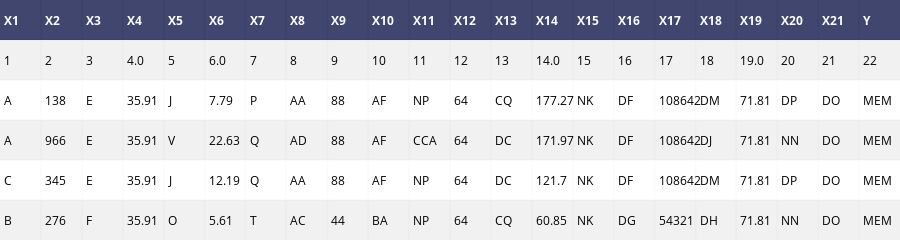

The cell this chart's notebook holds for it:
### Code cell
#Plot CSV
df = pd.read_csv(output_path)

sample_data_table = FF.create_table(df.head())
py.iplot(sample_data_table, filename='sample-data-table')

trace1 = go.Scatter(
                    x=df['x'], y=df['logx'], # Data
                    mode='lines', name='logx' # Additional options
                   )
trace2 = go.Scatter(x=df['x'], y=df['sinx'], mode='lines', name='sinx' )
trace3 = go.Scatter(x=df['x'], y=df['cosx'], mode='lines', name='cosx')

layout = go.Layout(title='Simple Plot from csv data',
                   plot_bgcolor='rgb(230, 230,230)')

fig = go.Figure(data=[trace1, trace2, trace3], layout=layout)

# Plot data in the notebook
py.iplot(fig, filename='simple-plot-from-csv')

### Figure 1 — Plotly figure (JSON) as saved in the notebook; plotly's stock layout.template omitted (floating-point values rounded to 4 significant figures; data arrays with more than 128 entries replaced by an {"elided": "..."} marker saying what was removed)
{"data": [{"colorscale": [[0, "#00083e"], [0.5, "#ededee"], [1, "#ffffff"]], "hoverinfo": "none", "opacity": 0.75, "showscale": false, "type": "heatmap", "z": {"elided": "6x22 float values"}}], "layout": {"annotations": [{"align": "left", "font": {"color": "#ffffff"}, "showarrow": false, "text": "<b>X1</b>", "x": -0.45, "xanchor": "left", "xref": "x1", "y": 0, "yref": "y1"}, {"align": "left", "font": {"color": "#ffffff"}, "showarrow": false, "text": "<b>X2</b>", "x": 0.55, "xanchor": "left", "xref": "x1", "y": 0, "yref": "y1"}, {"align": "left", "font": {"color": "#ffffff"}, "showarrow": false, "text": "<b>X3</b>", "x": 1.55, "xanchor": "left", "xref": "x1", "y": 0, "yref": "y1"}, {"align": "left", "font": {"color": "#ffffff"}, "showarrow": false, "text": "<b>X4</b>", "x": 2.55, "xanchor": "left", "xref": "x1", "y": 0, "yref": "y1"}, {"align": "left", "font": {"color": "#ffffff"}, "showarrow": false, "text": "<b>X5</b>", "x": 3.55, "xanchor": "left", "xref": "x1", "y": 0, "yref": "y1"}, {"align": "left", "font": {"color": "#ffffff"}, "showarrow": false, "text": "<b>X6</b>", "x": 4.55, "xanchor": "left", "xref": "x1", "y": 0, "yref": "y1"}, {"align": "left", "font": {"color": "#ffffff"}, "showarrow": false, "text": "<b>X7</b>", "x": 5.55, "xanchor": "left", "xref": "x1", "y": 0, "yref": "y1"}, {"align": "left", "font": {"color": "#ffffff"}, "showarrow": false, "text": "<b>X8</b>", "x": 6.55, "xanchor": "left", "xref": "x1", "y": 0, "yref": "y1"}, {"align": "left", "font": {"color": "#ffffff"}, "showarrow": false, "text": "<b>X9</b>", "x": 7.55, "xanchor": "left", "xref": "x1", "y": 0, "yref": "y1"}, {"align": "left", "font": {"color": "#ffffff"}, "showarrow": false, "text": "<b>X10</b>", "x": 8.55, "xanchor": "left", "xref": "x1", "y": 0, "yref": "y1"}, {"align": "left", "font": {"color": "#ffffff"}, "showarrow": false, "text": "<b>X11</b>", "x": 9.55, "xanchor": "left", "xref": "x1", "y": 0, "yref": "y1"}, {"align": "left", "font": {"color": "#ffffff"}, "showarrow": false, "text": "<b>X12</b>", "x": 10.55, "xanchor": "left", "xref": "x1", "y": 0, "yref": "y1"}, {"align": "left", "font": {"color": "#ffffff"}, "showarrow": false, "text": "<b>X13</b>", "x": 11.55, "xanchor": "left", "xref": "x1", "y": 0, "yref": "y1"}, {"align": "left", "font": {"color": "#ffffff"}, "showarrow": false, "text": "<b>X14</b>", "x": 12.55, "xanchor": "left", "xref": "x1", "y": 0, "yref": "y1"}, {"align": "left", "font": {"color": "#ffffff"}, "showarrow": false, "text": "<b>X15</b>", "x": 13.55, "xanchor": "left", "xref": "x1", "y": 0, "yref": "y1"}, {"align": "left", "font": {"color": "#ffffff"}, "showarrow": false, "text": "<b>X16</b>", "x": 14.55, "xanchor": "left", "xref": "x1", "y": 0, "yref": "y1"}, {"align": "left", "font": {"color": "#ffffff"}, "showarrow": false, "text": "<b>X17</b>", "x": 15.55, "xanchor": "left", "xref": "x1", "y": 0, "yref": "y1"}, {"align": "left", "font": {"color": "#ffffff"}, "showarrow": false, "text": "<b>X18</b>", "x": 16.55, "xanchor": "left", "xref": "x1", "y": 0, "yref": "y1"}, {"align": "left", "font": {"color": "#ffffff"}, "showarrow": false, "text": "<b>X19</b>", "x": 17.55, "xanchor": "left", "xref": "x1", "y": 0, "yref": "y1"}, {"align": "left", "font": {"color": "#ffffff"}, "showarrow": false, "text": "<b>X20</b>", "x": 18.55, "xanchor": "left", "xref": "x1", "y": 0, "yref": "y1"}, {"align": "left", "font": {"color": "#ffffff"}, "showarrow": false, "text": "<b>X21</b>", "x": 19.55, "xanchor": "left", "xref": "x1", "y": 0, "yref": "y1"}, {"align": "left", "font": {"color": "#ffffff"}, "showarrow": false, "text": "<b>Y</b>", "x": 20.55, "xanchor": "left", "xref": "x1", "y": 0, "yref": "y1"}, {"align": "left", "font": {"color": "#000000"}, "showarrow": false, "text": "1", "x": -0.45, "xanchor": "left", "xref": "x1", "y": 1, "yref": "y1"}, {"align": "left", "font": {"color": "#000000"}, "showarrow": false, "text": "2", "x": 0.55, "xanchor": "left", "xref": "x1", "y": 1, "yref": "y1"}, {"align": "left", "font": {"color": "#000000"}, "showarrow": false, "text": "3", "x": 1.55, "xanchor": "left", "xref": "x1", "y": 1, "yref": "y1"}, {"align": "left", "font": {"color": "#000000"}, "showarrow": false, "text": "4.0", "x": 2.55, "xanchor": "left", "xref": "x1", "y": 1, "yref": "y1"}, {"align": "left", "font": {"color": "#000000"}, "showarrow": false, "text": "5", "x": 3.55, "xanchor": "left", "xref": "x1", "y": 1, "yref": "y1"}, {"align": "left", "font": {"color": "#000000"}, "showarrow": false, "text": "6.0", "x": 4.55, "xanchor": "left", "xref": "x1", "y": 1, "yref": "y1"}, {"align": "left", "font": {"color": "#000000"}, "showarrow": false, "text": "7", "x": 5.55, "xanchor": "left", "xref": "x1", "y": 1, "yref": "y1"}, {"align": "left", "font": {"color": "#000000"}, "showarrow": false, "text": "8", "x": 6.55, "xanchor": "left", "xref": "x1", "y": 1, "yref": "y1"}, {"align": "left", "font": {"color": "#000000"}, "showarrow": false, "text": "9", "x": 7.55, "xanchor": "left", "xref": "x1", "y": 1, "yref": "y1"}, {"align": "left", "font": {"color": "#000000"}, "showarrow": false, "text": "10", "x": 8.55, "xanchor": "left", "xref": "x1", "y": 1, "yref": "y1"}, {"align": "left", "font": {"color": "#000000"}, "showarrow": false, "text": "11", "x": 9.55, "xanchor": "left", "xref": "x1", "y": 1, "yref": "y1"}, {"align": "left", "font": {"color": "#000000"}, "showarrow": false, "text": "12", "x": 10.55, "xanchor": "left", "xref": "x1", "y": 1, "yref": "y1"}, {"align": "left", "font": {"color": "#000000"}, "showarrow": false, "text": "13", "x": 11.55, "xanchor": "left", "xref": "x1", "y": 1, "yref": "y1"}, {"align": "left", "font": {"color": "#000000"}, "showarrow": false, "text": "14.0", "x": 12.55, "xanchor": "left", "xref": "x1", "y": 1, "yref": "y1"}, {"align": "left", "font": {"color": "#000000"}, "showarrow": false, "text": "15", "x": 13.55, "xanchor": "left", "xref": "x1", "y": 1, "yref": "y1"}, {"align": "left", "font": {"color": "#000000"}, "showarrow": false, "text": "16", "x": 14.55, "xanchor": "left", "xref": "x1", "y": 1, "yref": "y1"}, {"align": "left", "font": {"color": "#000000"}, "showarrow": false, "text": "17", "x": 15.55, "xanchor": "left", "xref": "x1", "y": 1, "yref": "y1"}, {"align": "left", "font": {"color": "#000000"}, "showarrow": false, "text": "18", "x": 16.55, "xanchor": "left", "xref": "x1", "y": 1, "yref": "y1"}, {"align": "left", "font": {"color": "#000000"}, "showarrow": false, "text": "19.0", "x": 17.55, "xanchor": "left", "xref": "x1", "y": 1, "yref": "y1"}, {"align": "left", "font": {"color": "#000000"}, "showarrow": false, "text": "20", "x": 18.55, "xanchor": "left", "xref": "x1", "y": 1, "yref": "y1"}, {"align": "left", "font": {"color": "#000000"}, "showarrow": false, "text": "21", "x": 19.55, "xanchor": "left", "xref": "x1", "y": 1, "yref": "y1"}, {"align": "left", "font": {"color": "#000000"}, "showarrow": false, "text": "22", "x": 20.55, "xanchor": "left", "xref": "x1", "y": 1, "yref": "y1"}, {"align": "left", "font": {"color": "#000000"}, "showarrow": false, "text": "A", "x": -0.45, "xanchor": "left", "xref": "x1", "y": 2, "yref": "y1"}, {"align": "left", "font": {"color": "#000000"}, "showarrow": false, "text": "138", "x": 0.55, "xanchor": "left", "xref": "x1", "y": 2, "yref": "y1"}, {"align": "left", "font": {"color": "#000000"}, "showarrow": false, "text": "E", "x": 1.55, "xanchor": "left", "xref": "x1", "y": 2, "yref": "y1"}, {"align": "left", "font": {"color": "#000000"}, "showarrow": false, "text": "35.91", "x": 2.55, "xanchor": "left", "xref": "x1", "y": 2, "yref": "y1"}, {"align": "left", "font": {"color": "#000000"}, "showarrow": false, "text": "J", "x": 3.55, "xanchor": "left", "xref": "x1", "y": 2, "yref": "y1"}, {"align": "left", "font": {"color": "#000000"}, "showarrow": false, "text": "7.79", "x": 4.55, "xanchor": "left", "xref": "x1", "y": 2, "yref": "y1"}, {"align": "left", "font": {"color": "#000000"}, "showarrow": false, "text": "P", "x": 5.55, "xanchor": "left", "xref": "x1", "y": 2, "yref": "y1"}, {"align": "left", "font": {"color": "#000000"}, "showarrow": false, "text": "AA", "x": 6.55, "xanchor": "left", "xref": "x1", "y": 2, "yref": "y1"}, {"align": "left", "font": {"color": "#000000"}, "showarrow": false, "text": "88", "x": 7.55, "xanchor": "left", "xref": "x1", "y": 2, "yref": "y1"}, {"align": "left", "font": {"color": "#000000"}, "showarrow": false, "text": "AF", "x": 8.55, "xanchor": "left", "xref": "x1", "y": 2, "yref": "y1"}, {"align": "left", "font": {"color": "#000000"}, "showarrow": false, "text": "NP", "x": 9.55, "xanchor": "left", "xref": "x1", "y": 2, "yref": "y1"}, {"align": "left", "font": {"color": "#000000"}, "showarrow": false, "text": "64", "x": 10.55, "xanchor": "left", "xref": "x1", "y": 2, "yref": "y1"}, {"align": "left", "font": {"color": "#000000"}, "showarrow": false, "text": "CQ", "x": 11.55, "xanchor": "left", "xref": "x1", "y": 2, "yref": "y1"}, {"align": "left", "font": {"color": "#000000"}, "showarrow": false, "text": "177.27", "x": 12.55, "xanchor": "left", "xref": "x1", "y": 2, "yref": "y1"}, {"align": "left", "font": {"color": "#000000"}, "showarrow": false, "text": "NK", "x": 13.55, "xanchor": "left", "xref": "x1", "y": 2, "yref": "y1"}, {"align": "left", "font": {"color": "#000000"}, "showarrow": false, "text": "DF", "x": 14.55, "xanchor": "left", "xref": "x1", "y": 2, "yref": "y1"}, {"align": "left", "font": {"color": "#000000"}, "showarrow": false, "text": "108642", "x": 15.55, "xanchor": "left", "xref": "x1", "y": 2, "yref": "y1"}, {"align": "left", "font": {"color": "#000000"}, "showarrow": false, "text": "DM", "x": 16.55, "xanchor": "left", "xref": "x1", "y": 2, "yref": "y1"}, {"align": "left", "font": {"color": "#000000"}, "showarrow": false, "text": "71.81", "x": 17.55, "xanchor": "left", "xref": "x1", "y": 2, "yref": "y1"}, {"align": "left", "font": {"color": "#000000"}, "showarrow": false, "text": "DP", "x": 18.55, "xanchor": "left", "xref": "x1", "y": 2, "yref": "y1"}, {"align": "left", "font": {"color": "#000000"}, "showarrow": false, "text": "DO", "x": 19.55, "xanchor": "left", "xref": "x1", "y": 2, "yref": "y1"}, {"align": "left", "font": {"color": "#000000"}, "showarrow": false, "text": "MEM", "x": 20.55, "xanchor": "left", "xref": "x1", "y": 2, "yref": "y1"}, {"align": "left", "font": {"color": "#000000"}, "showarrow": false, "text": "A", "x": -0.45, "xanchor": "left", "xref": "x1", "y": 3, "yref": "y1"}, {"align": "left", "font": {"color": "#000000"}, "showarrow": false, "text": "966", "x": 0.55, "xanchor": "left", "xref": "x1", "y": 3, "yref": "y1"}, {"align": "left", "font": {"color": "#000000"}, "showarrow": false, "text": "E", "x": 1.55, "xanchor": "left", "xref": "x1", "y": 3, "yref": "y1"}, {"align": "left", "font": {"color": "#000000"}, "showarrow": false, "text": "35.91", "x": 2.55, "xanchor": "left", "xref": "x1", "y": 3, "yref": "y1"}, {"align": "left", "font": {"color": "#000000"}, "showarrow": false, "text": "V", "x": 3.55, "xanchor": "left", "xref": "x1", "y": 3, "yref": "y1"}, {"align": "left", "font": {"color": "#000000"}, "showarrow": false, "text": "22.63", "x": 4.55, "xanchor": "left", "xref": "x1", "y": 3, "yref": "y1"}, {"align": "left", "font": {"color": "#000000"}, "showarrow": false, "text": "Q", "x": 5.55, "xanchor": "left", "xref": "x1", "y": 3, "yref": "y1"}, {"align": "left", "font": {"color": "#000000"}, "showarrow": false, "text": "AD", "x": 6.55, "xanchor": "left", "xref": "x1", "y": 3, "yref": "y1"}, {"align": "left", "font": {"color": "#000000"}, "showarrow": false, "text": "88", "x": 7.55, "xanchor": "left", "xref": "x1", "y": 3, "yref": "y1"}, {"align": "left", "font": {"color": "#000000"}, "showarrow": false, "text": "AF", "x": 8.55, "xanchor": "left", "xref": "x1", "y": 3, "yref": "y1"}, {"align": "left", "font": {"color": "#000000"}, "showarrow": false, "text": "CCA", "x": 9.55, "xanchor": "left", "xref": "x1", "y": 3, "yref": "y1"}, {"align": "left", "font": {"color": "#000000"}, "showarrow": false, "text": "64", "x": 10.55, "xanchor": "left", "xref": "x1", "y": 3, "yref": "y1"}, {"align": "left", "font": {"color": "#000000"}, "showarrow": false, "text": "DC", "x": 11.55, "xanchor": "left", "xref": "x1", "y": 3, "yref": "y1"}, {"align": "left", "font": {"color": "#000000"}, "showarrow": false, "text": "171.97", "x": 12.55, "xanchor": "left", "xref": "x1", "y": 3, "yref": "y1"}, {"align": "left", "font": {"color": "#000000"}, "showarrow": false, "text": "NK", "x": 13.55, "xanchor": "left", "xref": "x1", "y": 3, "yref": "y1"}, {"align": "left", "font": {"color": "#000000"}, "showarrow": false, "text": "DF", "x": 14.55, "xanchor": "left", "xref": "x1", "y": 3, "yref": "y1"}, {"align": "left", "font": {"color": "#000000"}, "showarrow": false, "text": "108642", "x": 15.55, "xanchor": "left", "xref": "x1", "y": 3, "yref": "y1"}, {"align": "left", "font": {"color": "#000000"}, "showarrow": false, "text": "DJ", "x": 16.55, "xanchor": "left", "xref": "x1", "y": 3, "yref": "y1"}, {"align": "left", "font": {"color": "#000000"}, "showarrow": false, "text": "71.81", "x": 17.55, "xanchor": "left", "xref": "x1", "y": 3, "yref": "y1"}, {"align": "left", "font": {"color": "#000000"}, "showarrow": false, "text": "NN", "x": 18.55, "xanchor": "left", "xref": "x1", "y": 3, "yref": "y1"}, {"align": "left", "font": {"color": "#000000"}, "showarrow": false, "text": "DO", "x": 19.55, "xanchor": "left", "xref": "x1", "y": 3, "yref": "y1"}, {"align": "left", "font": {"color": "#000000"}, "showarrow": false, "text": "MEM", "x": 20.55, "xanchor": "left", "xref": "x1", "y": 3, "yref": "y1"}, {"align": "left", "font": {"color": "#000000"}, "showarrow": false, "text": "C", "x": -0.45, "xanchor": "left", "xref": "x1", "y": 4, "yref": "y1"}, {"align": "left", "font": {"color": "#000000"}, "showarrow": false, "text": "345", "x": 0.55, "xanchor": "left", "xref": "x1", "y": 4, "yref": "y1"}, {"align": "left", "font": {"color": "#000000"}, "showarrow": false, "text": "E", "x": 1.55, "xanchor": "left", "xref": "x1", "y": 4, "yref": "y1"}, {"align": "left", "font": {"color": "#000000"}, "showarrow": false, "text": "35.91", "x": 2.55, "xanchor": "left", "xref": "x1", "y": 4, "yref": "y1"}, {"align": "left", "font": {"color": "#000000"}, "showarrow": false, "text": "J", "x": 3.55, "xanchor": "left", "xref": "x1", "y": 4, "yref": "y1"}, {"align": "left", "font": {"color": "#000000"}, "showarrow": false, "text": "12.19", "x": 4.55, "xanchor": "left", "xref": "x1", "y": 4, "yref": "y1"}, {"align": "left", "font": {"color": "#000000"}, "showarrow": false, "text": "Q", "x": 5.55, "xanchor": "left", "xref": "x1", "y": 4, "yref": "y1"}, {"align": "left", "font": {"color": "#000000"}, "showarrow": false, "text": "AA", "x": 6.55, "xanchor": "left", "xref": "x1", "y": 4, "yref": "y1"}, {"align": "left", "font": {"color": "#000000"}, "showarrow": false, "text": "88", "x": 7.55, "xanchor": "left", "xref": "x1", "y": 4, "yref": "y1"}, {"align": "left", "font": {"color": "#000000"}, "showarrow": false, "text": "AF", "x": 8.55, "xanchor": "left", "xref": "x1", "y": 4, "yref": "y1"}, {"align": "left", "font": {"color": "#000000"}, "showarrow": false, "text": "NP", "x": 9.55, "xanchor": "left", "xref": "x1", "y": 4, "yref": "y1"}, {"align": "left", "font": {"color": "#000000"}, "showarrow": false, "text": "64", "x": 10.55, "xanchor": "left", "xref": "x1", "y": 4, "yref": "y1"}, {"align": "left", "font": {"color": "#000000"}, "showarrow": false, "text": "DC", "x": 11.55, "xanchor": "left", "xref": "x1", "y": 4, "yref": "y1"}, {"align": "left", "font": {"color": "#000000"}, "showarrow": false, "text": "121.7", "x": 12.55, "xanchor": "left", "xref": "x1", "y": 4, "yref": "y1"}, {"align": "left", "font": {"color": "#000000"}, "showarrow": false, "text": "NK", "x": 13.55, "xanchor": "left", "xref": "x1", "y": 4, "yref": "y1"}, {"align": "left", "font": {"color": "#000000"}, "showarrow": false, "text": "DF", "x": 14.55, "xanchor": "left", "xref": "x1", "y": 4, "yref": "y1"}, {"align": "left", "font": {"color": "#000000"}, "showarrow": false, "text": "108642", "x": 15.55, "xanchor": "left", "xref": "x1", "y": 4, "yref": "y1"}, {"align": "left", "font": {"color": "#000000"}, "showarrow": false, "text": "DM", "x": 16.55, "xanchor": "left", "xref": "x1", "y": 4, "yref": "y1"}, {"align": "left", "font": {"color": "#000000"}, "showarrow": false, "text": "71.81", "x": 17.55, "xanchor": "left", "xref": "x1", "y": 4, "yref": "y1"}, {"align": "left", "font": {"color": "#000000"}, "showarrow": false, "text": "DP", "x": 18.55, "xanchor": "left", "xref": "x1", "y": 4, "yref": "y1"}, {"align": "left", "font": {"color": "#000000"}, "showarrow": false, "text": "DO", "x": 19.55, "xanchor": "left", "xref": "x1", "y": 4, "yref": "y1"}, {"align": "left", "font": {"color": "#000000"}, "showarrow": false, "text": "MEM", "x": 20.55, "xanchor": "left", "xref": "x1", "y": 4, "yref": "y1"}, {"align": "left", "font": {"color": "#000000"}, "showarrow": false, "text": "B", "x": -0.45, "xanchor": "left", "xref": "x1", "y": 5, "yref": "y1"}, {"align": "left", "font": {"color": "#000000"}, "showarrow": false, "text": "276", "x": 0.55, "xanchor": "left", "xref": "x1", "y": 5, "yref": "y1"}, {"align": "left", "font": {"color": "#000000"}, "showarrow": false, "text": "F", "x": 1.55, "xanchor": "left", "xref": "x1", "y": 5, "yref": "y1"}, {"align": "left", "font": {"color": "#000000"}, "showarrow": false, "text": "35.91", "x": 2.55, "xanchor": "left", "xref": "x1", "y": 5, "yref": "y1"}, {"align": "left", "font": {"color": "#000000"}, "showarrow": false, "text": "O", "x": 3.55, "xanchor": "left", "xref": "x1", "y": 5, "yref": "y1"}, {"align": "left", "font": {"color": "#000000"}, "showarrow": false, "text": "5.61", "x": 4.55, "xanchor": "left", "xref": "x1", "y": 5, "yref": "y1"}, {"align": "left", "font": {"color": "#000000"}, "showarrow": false, "text": "T", "x": 5.55, "xanchor": "left", "xref": "x1", "y": 5, "yref": "y1"}, {"align": "left", "font": {"color": "#000000"}, "showarrow": false, "text": "AC", "x": 6.55, "xanchor": "left", "xref": "x1", "y": 5, "yref": "y1"}, {"align": "left", "font": {"color": "#000000"}, "showarrow": false, "text": "44", "x": 7.55, "xanchor": "left", "xref": "x1", "y": 5, "yref": "y1"}, {"align": "left", "font": {"color": "#000000"}, "showarrow": false, "text": "BA", "x": 8.55, "xanchor": "left", "xref": "x1", "y": 5, "yref": "y1"}, {"align": "left", "font": {"color": "#000000"}, "showarrow": false, "text": "NP", "x": 9.55, "xanchor": "left", "xref": "x1", "y": 5, "yref": "y1"}, {"align": "left", "font": {"color": "#000000"}, "showarrow": false, "text": "64", "x": 10.55, "xanchor": "left", "xref": "x1", "y": 5, "yref": "y1"}, {"align": "left", "font": {"color": "#000000"}, "showarrow": false, "text": "CQ", "x": 11.55, "xanchor": "left", "xref": "x1", "y": 5, "yref": "y1"}, {"align": "left", "font": {"color": "#000000"}, "showarrow": false, "text": "60.85", "x": 12.55, "xanchor": "left", "xref": "x1", "y": 5, "yref": "y1"}, {"align": "left", "font": {"color": "#000000"}, "showarrow": false, "text": "NK", "x": 13.55, "xanchor": "left", "xref": "x1", "y": 5, "yref": "y1"}, {"align": "left", "font": {"color": "#000000"}, "showarrow": false, "text": "DG", "x": 14.55, "xanchor": "left", "xref": "x1", "y": 5, "yref": "y1"}, {"align": "left", "font": {"color": "#000000"}, "showarrow": false, "text": "54321", "x": 15.55, "xanchor": "left", "xref": "x1", "y": 5, "yref": "y1"}, {"align": "left", "font": {"color": "#000000"}, "showarrow": false, "text": "DH", "x": 16.55, "xanchor": "left", "xref": "x1", "y": 5, "yref": "y1"}, {"align": "left", "font": {"color": "#000000"}, "showarrow": false, "text": "71.81", "x": 17.55, "xanchor": "left", "xref": "x1", "y": 5, "yref": "y1"}, {"align": "left", "font": {"color": "#000000"}, "showarrow": false, "text": "NN", "x": 18.55, "xanchor": "left", "xref": "x1", "y": 5, "yref": "y1"}, {"align": "left", "font": {"color": "#000000"}, "showarrow": false, "text": "DO", "x": 19.55, "xanchor": "left", "xref": "x1", "y": 5, "yref": "y1"}, {"align": "left", "font": {"color": "#000000"}, "showarrow": false, "text": "MEM", "x": 20.55, "xanchor": "left", "xref": "x1", "y": 5, "yref": "y1"}], "height": 230, "margin": {"b": 0, "l": 0, "r": 0, "t": 0}, "xaxis": {"dtick": 1, "gridwidth": 2, "showticklabels": false, "tick0": -0.5, "ticks": "", "zeroline": false}, "yaxis": {"autorange": "reversed", "dtick": 1, "gridwidth": 2, "showticklabels": false, "tick0": 0.5, "ticks": "", "zeroline": false}}}
